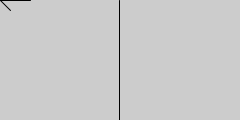
Frame 1 (no input)
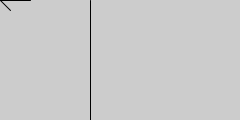
Frame 60 (the mouse pressed at the canvas centre just before this capture)
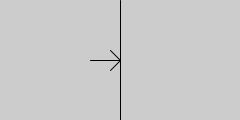
Frame 120 (the mouse held since frame 60 and released just before this capture)

The Processing sketch that drew these frames (run headless with seeded random() and noise(); from frame 60 on, the mouse is pressed at the canvas centre):

// Processing sketch: sketch_13cursol
// ── sketch_13cursol.pde
float x;
int offset = 10;

void setup() {
  size(240, 120);
  // 初期位置を画面の中央に設定
  x = width / 2;
}

void draw() {
  background(204);
  // マウスがxより右にあるとき
  if (mouseX > x) {
    // xを少しずつ右に移動
    x += 0.5; 
    // 矢印を左向きに
    offset = -10;
  }
  // マウスがxより左にあるとき
  if (mouseX < x) {
    // xを少しずつ左に移動
    x -= 0.5;  
    // 矢印を右向きに
    offset = 10;
  }
  // xの位置に縦線を描く
  line(x, 0, x, height);
  // ↓ここからマウス位置に矢印を描く処理
  // 矢印の上の線
  line(mouseX, mouseY, mouseX + offset, mouseY - 10);
  // 矢印の下の線
  line(mouseX, mouseY, mouseX + offset, mouseY + 10);
  // 矢印の中央の線（長め）
  line(mouseX, mouseY, mouseX + offset * 3, mouseY);
}
